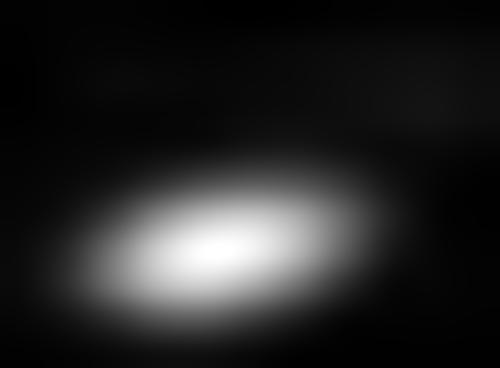
%> input picture bboxgenerator/heatmap_6.jpg, 500 x 368 px
$ octave generate_bbox.m   (GNU Octave 9; MATLAB toolbox functions it lacks are replaced by stand-ins)
%> lines starting %> are read from the running program, lines starting %| are printed output that depends on the picture
%% Here is the code to generate the bounding box from the heatmap
%
% to reproduce the ILSVRC localization result, you need to first generate
% the heatmap for each testing image by merging the heatmap from the
% 10-crops (it is exactly what the demo code is doing), then resize the merged heatmap back to the original size of
% that image. Then use this bbox generator to generate the bbox from the resized heatmap.
%
% The source code of the bbox generator is also released. Probably you need
% to install the correct version of OpenCV to compile it.
%
% Special thanks to Hui Li for helping on this code.
%
% Bolei Zhou, April 19, 2016

bbox_threshold = [20, 100, 110]; % parameters for the bbox generator
curParaThreshold = [num2str(bbox_threshold(1)) ' ' num2str(bbox_threshold(2)) ' ' num2str(bbox_threshold(3))];
curHeatMapFile = 'bboxgenerator/heatmap_6.jpg';
curImgFile = 'bboxgenerator/sample_6.jpg';
curBBoxFile = 'bboxgenerator/heatmap_6.txt';
system(['bboxgenerator/./dt_box ' curHeatMapFile ' ' curParaThreshold ' ' curBBoxFile]);

boxData = dlmread(curBBoxFile);
boxData_formulate = [boxData(1:4:end)' boxData(2:4:end)' boxData(1:4:end)'+boxData(3:4:end)' boxData(2:4:end)'+boxData(4:4:end)'];
boxData_formulate = [min(boxData_formulate(:,1),boxData_formulate(:,3)),min(boxData_formulate(:,2),boxData_formulate(:,4)),max(boxData_formulate(:,1),boxData_formulate(:,3)),max(boxData_formulate(:,2),boxData_formulate(:,4))];

curHeatMap = imread(curHeatMapFile);
%> curHeatMap is the input picture: size 368x500x3 uint8; min 0, max 255, mean 36.5
%curHeatMap = imresize(curHeatMap,[height_original weight_original]);

subplot(1,2,1),hold off, imshow(curImgFile);
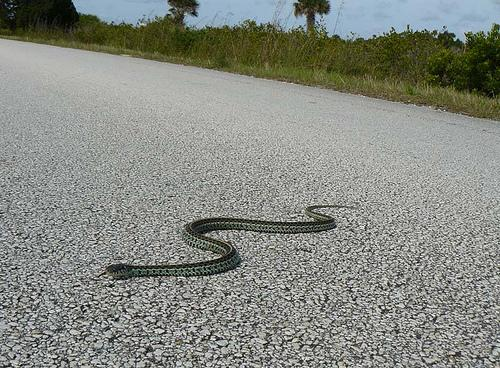
%> input picture bboxgenerator/sample_6.jpg, 500 x 368 px
hold on
for i=1:size(boxData_formulate,1)
    curBox = boxData_formulate(i,:);
    rectangle('Position',[curBox(1) curBox(2) curBox(3)-curBox(1) curBox(4)-curBox(2)],'EdgeColor',[1 0 0]);
end
subplot(1,2,2),imagesc(curHeatMap);
%> after `imagesc(curHeatMap)`:
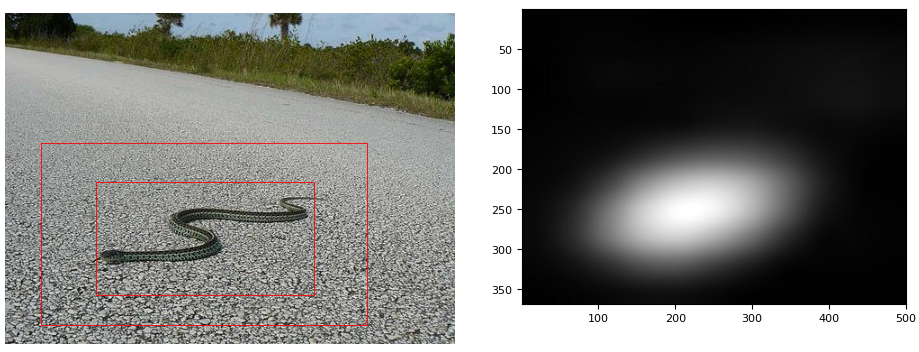
%> figure redrawn from the program's plot data, 2 panels
